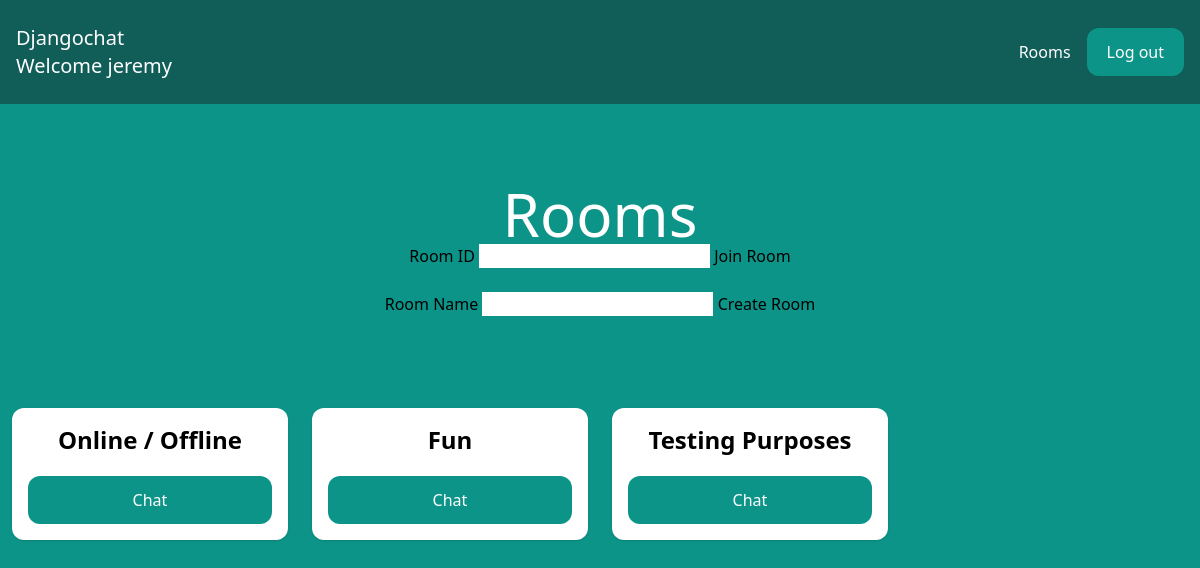
/rooms/ (signed in), run on the app's committed database.
### room/models.py (models this page shows, shortened)
class Room(models.Model):
    name = models.CharField(max_length=255)
    slug = models.SlugField(unique=True)
    participants = models.ManyToManyField(User, related_name='joined_rooms')
    online_participants = models.ManyToManyField(User, related_name='online_rooms', blank=True)

### room/views.py (the view, shortened to what this page needs)
# urls.py: path('', views.user_rooms, name='user_rooms'),
@login_required
def user_rooms(request):
    user_rooms = Room.objects.filter(participants=request.user)
    return render(request, 'room/rooms.html', {'user_rooms': user_rooms})

### room/templates/room/rooms.html (shortened to what this page needs)
{% extends 'core/base.html' %}
{% block content %}
<div class="p-10 lg:p-20 text-center">
    <h1 class="text-3xl lg:text-6xl text-white">Rooms</h1>
    <form method="POST" action="{% url 'user_rooms' %}">
        <label>Room ID</label>
        <input type="text" name="room_slug" id="room_slug">
        <button type="submit">Join Room</button>
    </form>
    <br>
    <form method="POST" action="{% url 'user_rooms' %}">
        <label>Room Name</label>
        <input type="text" name="room_name" id="room_name">
        <button type="submit">Create Room</button>
    </form>
</div>
<div class="w-full flex flex-wrap items-center">
    {% for room in user_rooms %}
        <div class="w-full lg:w-1/4 px-3 py-3">
            <div class="p-4 bg-white shadow rounded-xl text-center">
                <h2 class="mb-5 text-2xl font-semibold">{{ room.name }}</h2>
                <a href="{% url 'room' room.slug %}" class="px-5 py-3 block rounded-xl text-white bg-teal-600 hover:bg-teal-700">Chat</a>
            </div>
        </div>
    {% endfor %}
</div>
{% endblock %}

### core/templates/core/base.html (shortened to what this page needs)
<!DOCTYPE html>
<html>
    <head>
        <script src="https://cdn.tailwindcss.com"></script>
    </head>
    <body class="bg-teal-600">
        <nav class="flex items-center justify-between px-4 py-6 bg-teal-800">
            <div>
                <a href="/" class="text-xl text-white">Djangochat</a>
                <p class="text-xl text-white">Welcome {{user.username}}</p>
            </div>
            <div class="flex items-center space-x-4">
                {% if request.user.is_authenticated %}
                    <a href="/rooms/" class="text-white hover:text-gray-200">Rooms</a>
                    <a href="/logout/" class="px-5 py-3 rounded-xl text-white bg-teal-600 hover:bg-teal-700">Log out</a>
                {% else %}
                    <a href="/login/" class="text-white hover:text-gray-200">Log in</a>
                    <a href="/signup/" class="px-5 py-3 rounded-xl text-white bg-teal-600 hover:bg-teal-700">Sign up</a>
                {% endif %}
            </div>
        </nav>
        {% block content %}
        {% endblock %}
    </body>
</html>

### data on the page
Room: name "Online / Offline"
Room: name "Fun"
Room: name "Testing Purposes"

### other printed values
{{ user.username }} "jeremy"
